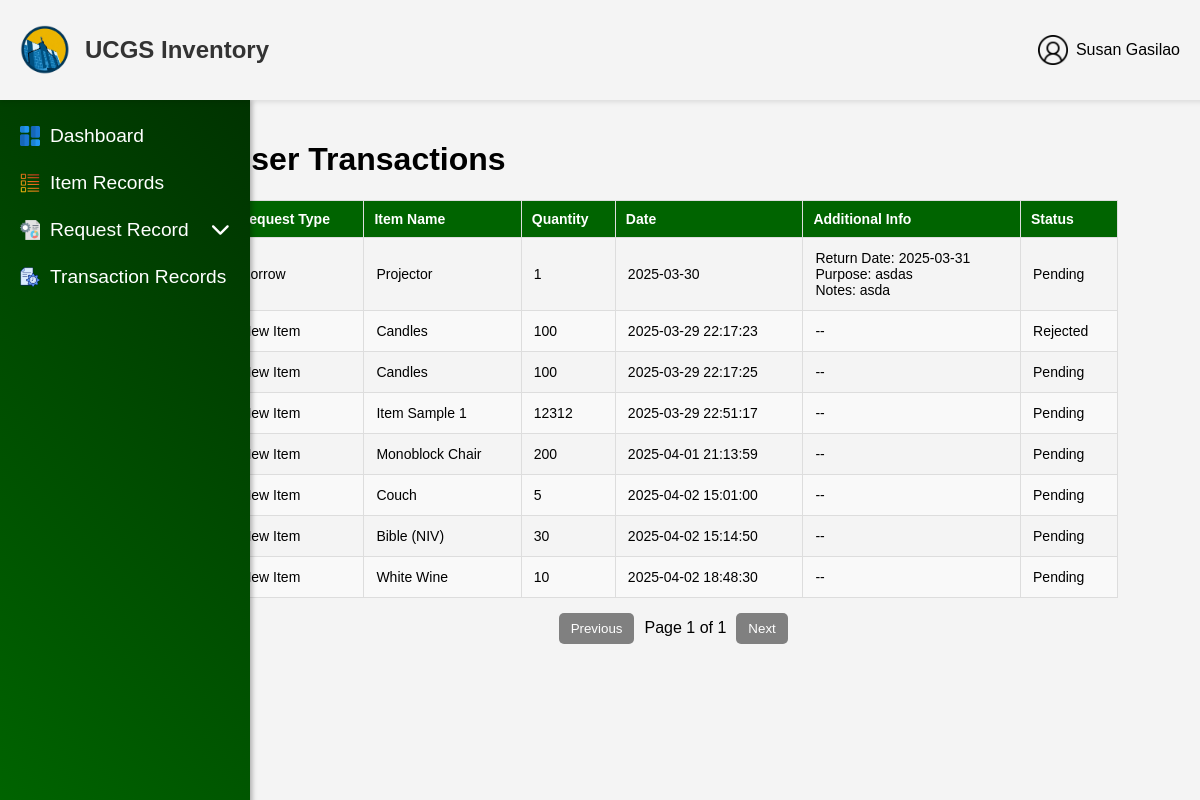
Screenshot of /user/UserTransaction.php (signed in) with the database file from the repository.
### tables this page shows
CREATE TABLE `users` (
  `user_id` int(11) NOT NULL,
  `username` varchar(255) NOT NULL,
  `email` varchar(255) NOT NULL,
  `password` varchar(255) NOT NULL,
  `role` enum('User','Administrator') NOT NULL,
  `ministry` enum('UCM','CWA','CHOIR','PWT','CYF') NOT NULL,
  `status` enum('Active','Deactivated') NOT NULL DEFAULT 'Active',
  `created_at` datetime NOT NULL DEFAULT current_timestamp(),
  `updated_at` datetime DEFAULT NULL ON UPDATE current_timestamp(),
  `deactivation_end` datetime DEFAULT NULL
);

CREATE TABLE `borrow_requests` (
  `borrow_id` int(11) NOT NULL,
  `user_id` int(11) NOT NULL,
  `item_id` int(11) NOT NULL,
  `quantity` int(11) NOT NULL,
  `date_needed` date NOT NULL,
  `return_date` date NOT NULL,
  `purpose` text NOT NULL,
  `notes` text DEFAULT NULL,
  `status` enum('Pending','Approved','Rejected') NOT NULL DEFAULT 'Pending',
  `request_date` datetime NOT NULL DEFAULT current_timestamp(),
  `transaction_id` int(11) DEFAULT NULL,
  `item_name` varchar(255) DEFAULT NULL,
  `processed_at` datetime DEFAULT NULL,
  `rejection_reason` text DEFAULT NULL
);

CREATE TABLE `items` (
  `item_id` int(11) NOT NULL,
  `item_no` varchar(50) NOT NULL,
  `item_name` varchar(255) NOT NULL,
  `description` text DEFAULT NULL,
  `quantity` int(11) NOT NULL,
  `unit` varchar(20) DEFAULT NULL,
  `status` enum('Available','Out of Stock','Low Stock') NOT NULL,
  `reorder_point` int(11) DEFAULT 0,
  `model_no` varchar(50) DEFAULT NULL,
  `item_category` varchar(50) DEFAULT NULL,
  `item_location` varchar(50) DEFAULT NULL,
  `expiration` date DEFAULT NULL,
  `brand` varchar(50) DEFAULT NULL,
  `supplier` varchar(50) DEFAULT NULL,
  `price_per_item` decimal(10,2) DEFAULT NULL,
  `deleted_at` datetime DEFAULT NULL,
  `last_updated` datetime NOT NULL DEFAULT current_timestamp() ON UPDATE current_timestamp(),
  `created_at` datetime NOT NULL DEFAULT current_timestamp()
);

CREATE TABLE `new_item_requests` (
  `request_id` int(11) NOT NULL,
  `user_id` int(11) NOT NULL,
  `item_name` varchar(255) NOT NULL,
  `item_category` varchar(50) NOT NULL,
  `quantity` int(11) NOT NULL,
  `item_unit` varchar(50) NOT NULL,
  `purpose` text NOT NULL,
  `notes` text DEFAULT NULL,
  `status` enum('Pending','Approved','Rejected') NOT NULL DEFAULT 'Pending',
  `request_date` datetime NOT NULL DEFAULT current_timestamp(),
  `ministry` enum('UCM','CWA','CHOIR','PWT','CYF') NOT NULL
);

### user/UserTransaction.php (the view, shortened to what this page needs)
<?php
include '../config/db_connection.php';
function getCurrentUser($conn) {
    $userId = $_SESSION['user_id'];
    $stmt = $conn->prepare("SELECT username, email, user_id FROM users WHERE user_id = ?");
    $stmt->bind_param("i", $userId);
    $stmt->execute();
    $result = $stmt->get_result();
    $user = $result->fetch_assoc();
    return $user;
}
$currentUser = getCurrentUser($conn);
$accountName = htmlspecialchars($currentUser['username'] ?? 'User');
$currentUserId = $currentUser['user_id'];
$rowsPerPage = 10;
$page = isset($_GET['page']) ? (int)$_GET['page'] : 1;
$page = max($page, 1);
$offset = ($page - 1) * $rowsPerPage;
$borrowRequestsQuery = "
    SELECT
        borrow_requests.item_id,
        items.item_name,
        borrow_requests.quantity,
        borrow_requests.date_needed,
        borrow_requests.return_date,
        borrow_requests.purpose,
        borrow_requests.notes,
        borrow_requests.status
    FROM borrow_requests
    JOIN items ON borrow_requests.item_id = items.item_id
    WHERE borrow_requests.user_id = ?
    LIMIT ? OFFSET ?
";
$borrowRequestsStmt = $conn->prepare($borrowRequestsQuery);
$borrowRequestsStmt->bind_param("iii", $currentUserId, $rowsPerPage, $offset);
$borrowRequestsStmt->execute();
$borrowRequestsResult = $borrowRequestsStmt->get_result();
$newItemRequestsQuery = "
    SELECT
        new_item_requests.item_name,
        new_item_requests.quantity,
        new_item_requests.request_date AS date_requested,
        new_item_requests.status
    FROM new_item_requests
    WHERE new_item_requests.user_id = ?
    LIMIT ? OFFSET ?
";
$newItemRequestsStmt = $conn->prepare($newItemRequestsQuery);
$newItemRequestsStmt->bind_param("iii", $currentUserId, $rowsPerPage, $offset);
$newItemRequestsStmt->execute();
$newItemRequestsResult = $newItemRequestsStmt->get_result();
$totalRowsQuery = "
    SELECT
        (SELECT COUNT(*) FROM borrow_requests WHERE user_id = ?) +
        (SELECT COUNT(*) FROM new_item_requests WHERE user_id = ?) +
        (SELECT COUNT(*) FROM return_requests
         JOIN borrow_requests ON return_requests.borrow_id = borrow_requests.borrow_id
         WHERE borrow_requests.user_id = ?) AS total_rows
";
$totalRowsStmt = $conn->prepare($totalRowsQuery);
$totalRowsStmt->bind_param("iii", $currentUserId, $currentUserId, $currentUserId);
$totalRowsStmt->execute();
$totalRowsResult = $totalRowsStmt->get_result();
$totalRows = $totalRowsResult->fetch_assoc()['total_rows'];
$totalPages = ceil($totalRows / $rowsPerPage);
?>
<!DOCTYPE html>
<html lang="en">
<head>
    <link rel="stylesheet" href="../css/UserTransact.css">
    <link rel="stylesheet" href="https://cdnjs.cloudflare.com/ajax/libs/font-awesome/6.5.1/css/all.min.css"
>
</head>
<body>
<header class="header">
    <div class="header-content">
        <div class="left-side">
            <img src="../assets/img/Logo.png" alt="UCGS Inventory Logo" class="logo">
            <span class="website-name">UCGS Inventory</span>
        </div>
        <div class="right-side">
            <div class="user">
                <img src="../assets/img/users.png" alt="User profile" class="icon" id="userIcon">
                <span class="user-text"><?php echo htmlspecialchars($accountName); ?></span>
            </div>
        </div>
    </div>
</header>
<aside class="sidebar">
    <ul>
        <li><a href="Userdashboard.php"><img src="../assets/img/dashboards.png" alt="Dashboard Icon" class="sidebar-icon"> Dashboard</a></li>
        <li><a href="UserItemRecords.php"><img src="../assets/img/list-items.png" alt="Items Icon" class="sidebar-icon"> Item Records</a></li>
        <li class="dropdown">
            <a href="#" class="dropdown-btn">
                <img src="../assets/img/request-for-proposal.png" alt="Request Icon" class="sidebar-icon">
                <span class="text">Request Record</span>
                <i class="fa-solid fa-chevron-down arrow-icon"></i>
            </a>
        </li>
        <li><a href="UserTransaction.php"><img src="../assets/img/time-management.png" alt="Reports Icon" class="sidebar-icon">Transaction Records</a></li>
    </ul>
</aside>
<main class="main-content">
    <h1>User Transactions</h1>
    <table class="transaction-table">
        <thead>
            <tr>
                <th>Request Type</th>
                <th>Item Name</th>
                <th>Quantity</th>
                <th>Date</th>
                <th>Additional Info</th>
                <th>Status</th>
            </tr>
        </thead>
        <tbody>
            <?php while ($request = $borrowRequestsResult->fetch_assoc()): ?>
                <tr>
                    <td>Borrow</td>
                    <td><?php echo htmlspecialchars($request['item_name']); ?></td>
                    <td><?php echo htmlspecialchars($request['quantity']); ?></td>
                    <td><?php echo htmlspecialchars($request['date_needed']); ?></td>
                    <td>Return Date: <?php echo htmlspecialchars($request['return_date']); ?><br>Purpose: <?php echo htmlspecialchars($request['purpose']); ?><br>Notes: <?php echo htmlspecialchars($request['notes']); ?></td>
                    <td><?php echo htmlspecialchars($request['status']); ?></td>
                </tr>
            <?php endwhile; ?>
            <?php while ($newRequest = $newItemRequestsResult->fetch_assoc()): ?>
                <tr>
                    <td>New Item</td>
                    <td><?php echo htmlspecialchars($newRequest['item_name']); ?></td>
                    <td><?php echo htmlspecialchars($newRequest['quantity']); ?></td>
                    <td><?php echo htmlspecialchars($newRequest['date_requested']); ?></td>
                    <td>--</td>
                    <td><?php echo htmlspecialchars($newRequest['status']); ?></td>
                </tr>
            <?php endwhile; ?>
        </tbody>
    </table>
    <div class="pagination">
        <button onclick="changePage(<?php echo max(1, $page - 1); ?>)" <?php echo ($page <= 1) ? 'disabled' : ''; ?>>Previous</button>
        <span>Page <?php echo $page; ?> of <?php echo $totalPages; ?></span>
        <button onclick="changePage(<?php echo min($totalPages, $page + 1); ?>)" <?php echo ($page >= $totalPages) ? 'disabled' : ''; ?>>Next</button>
    </div>
</body>
</html>

### css/UserTransact.css (style rules this page uses)
body { margin: 0; font-family: Arial, sans-serif; }
.header { background-color: #f4f4f4; height: 100px; padding: 0 20px; box-shadow: 0 2px 5px rgba(0, 0, 0, 0.1); display: flex; align-items: center; position: fixed; top: 0; left: 0; width: 100%; z-index: 1000; }
.header-content { display: flex; justify-content: space-between; width: 100%; align-items: center; }
.main-content { margin-left: 250px; margin-top: 120px; padding: 20px; }
.left-side { display: flex; align-items: center; }
.logo { height: 50px; margin-right: 15px; }
.website-name { font-family: 'Akrobat', sans-serif; font-size: 1.5em; font-weight: bold; color: #333; }
.right-side { margin-right: 40px; display: flex; align-items: center; gap: 10px; }
.icon { height: 30px; margin-left: 20px; cursor: pointer; }
.sidebar { width: 250px; height: calc(100vh - 100px); background: linear-gradient(45deg, #006400, #003300); position: fixed; top: 100px; left: 0; display: flex; flex-direction: column; padding-top: 10px; box-shadow: 2px 0 5px rgba(0, 0, 0, 0.3); }
.sidebar ul { font-family: 'Akrobat', sans-serif; list-style: none; padding: 0px; margin: 0; }
.sidebar li { margin: 5px 0; }
.sidebar a, .dropdown-btn { font-family: 'Akrobat', sans-serif; text-decoration: none; color: rgb(255, 255, 255); font-size: 1.2em; padding: 10px 20px; display: flex; align-items: center; transition: background-color 0.3s ease, transform 0.2s ease-in-out, color 0.3s ease; }
.sidebar a .text, .dropdown-btn .text { flex-grow: 1; text-align: left; }
.sidebar-icon { width: 20px; height: 20px; margin-right: 10px; transition: transform 0.2s ease-in-out; }
.dropdown-btn { display: flex; align-items: center; justify-content: space-between; cursor: pointer; }
.arrow-icon { margin-left: auto; transition: transform 0.3s ease; }
.user { position: relative; cursor: pointer; display: flex; align-items: center; font-family: 'Akrobat', sans-serif; gap: 8px; }
.user .icon { width: 30px; height: 30px; }
.main-content { margin-left: 250px; margin-top: 120px; font-family: 'Akrobat', sans-serif; padding: 20px; }
.user { position: relative; cursor: pointer; display: flex; align-items: center; gap: 8px; }
body { font-family: Arial, sans-serif; background-color: #f4f4f4; margin-left: 5%; margin-top: 100px; padding: 0; overflow-x: hidden }
.main-content { width: 100%; margin: 10px auto; flex-direction: column; gap: 10px; max-width: calc(100% - 250px); margin-left: 13%; }
table { width: 100%; border-collapse: collapse; margin-top: 10px; min-width: 600px; font-size: 14px; }
th, td { border: 1px solid #ddd; padding: 12px; text-align: left; }
th { background-color: #2c3e50; color: white; font-weight: bold; }
tr:nth-child(even) { background-color: #f9f9f9; }
table th { background-color: #006400; color: white !important; padding: 10px; text-align: left; }
.pagination { display: flex; justify-content: center; align-items: center; margin-top: 15px; gap: 10px; }
.pagination button { padding: 8px 12px; border: none; background-color: #006400; color: white; cursor: pointer; border-radius: 5px; }
.pagination button:disabled { background-color: gray; cursor: not-allowed; }

### rows the page displays
users: username "Susan Gasilao"
borrow_requests: item.item_name "Projector", quantity "1", date_needed "2025-03-30", return_date "2025-03-31", purpose "asdas", notes "asda", status "Pending"
new_item_requests: item_name "Candles", quantity "100", request_date "2025-03-29 22:17:23", status "Rejected"
new_item_requests: item_name "Candles", quantity "100", request_date "2025-03-29 22:17:25", status "Pending"
new_item_requests: item_name "Item Sample 1", quantity "12312", request_date "2025-03-29 22:51:17", status "Pending"
new_item_requests: item_name "Monoblock Chair", quantity "200", request_date "2025-04-01 21:13:59", status "Pending"
new_item_requests: item_name "Couch", quantity "5", request_date "2025-04-02 15:01:00", status "Pending"
new_item_requests: item_name "Bible (NIV)", quantity "30", request_date "2025-04-02 15:14:50", status "Pending"
new_item_requests: item_name "White Wine", quantity "10", request_date "2025-04-02 18:48:30", status "Pending"

### other values shown
$page "1"
$totalPages "1"
